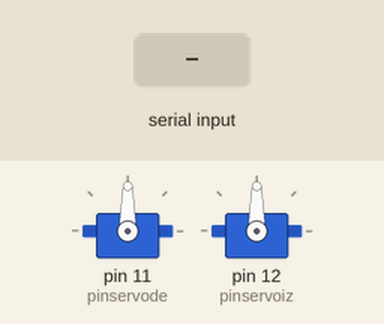
Recording of a sketch running on a simulated Arduino Uno, built with avr-gcc and run on an emulated ATmega328P. Shown: 2 × servo. Inputs (shaded band) come from the test bench.

Above: at 1.2 s.
1.3 s: "s" received over Serial
At 1.7 s:
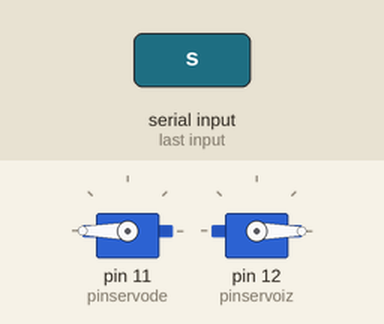
2.8 s: "w" received over Serial
At 4.0 s:
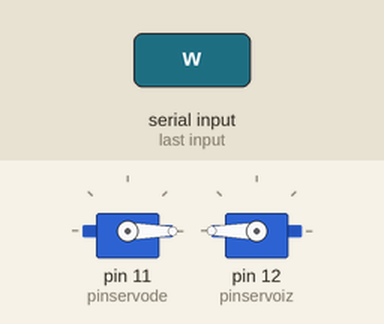
4.3 s: "d" received over Serial
At 5.2 s:
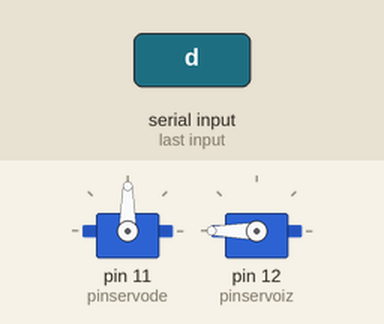
5.8 s: "a" received over Serial
At 6.3 s:
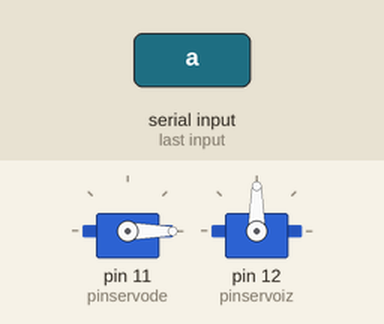
7.3 s: "q" received over Serial
At 8.7 s:
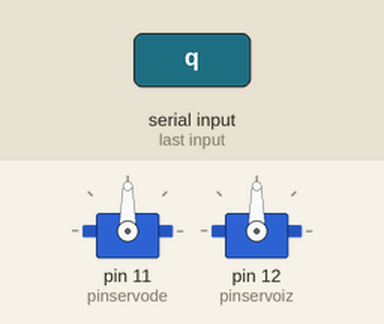
Timing chart, 0 to 9.8 s (numbered marks = the images above; inputs shaded):
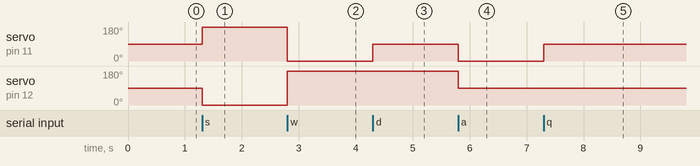

The sketch:

robotFutbolAR.ino
```cpp
#include<Servo.h>
#include<SoftwareSerial.h>
Servo servoderecho;
Servo servoizquierdo;
int pinservode = 11;
int pinservoiz = 12;
int pinmax = 2450;
int pinmin = 600;
char orden;
void setup()
{
  Serial.begin(9600);
  servoderecho.attach(pinservode,pinmin,pinmax);
  servoizquierdo.attach(pinservoiz,pinmin,pinmax);
}
void loop()
{
  Serial.available();
  orden = Serial.read();
  switch(orden)
  {
    case 's':
    servoderecho.write(180);
    servoizquierdo.write(0);
    delay(1000);
    break;
     case 'w':
    servoderecho.write(0);
    servoizquierdo.write(180);
    delay(1000);
    break;
     case 'd':
    servoderecho.write(90);
    servoizquierdo.write(180);
    delay(1000);
    break;
     case 'a':
    servoderecho.write(0);
    servoizquierdo.write(90);
    delay(1000);
    break;
     case 'q':
    servoderecho.write(90);
    servoizquierdo.write(90);
    delay(1000);
    break;
  }
}
```

Measured:
- after the input at 1.3 s, servo on pin 11 (pinservode): 90° → 180° at once; servo on pin 12 (pinservoiz): 90° → 0° at once
- after the input at 2.8 s, servo on pin 11 (pinservode): 180° → 0° at once; servo on pin 12 (pinservoiz): 0° → 180° at once
- after the input at 4.3 s, servo on pin 11 (pinservode): 0° → 90° at once
- after the input at 5.8 s, servo on pin 11 (pinservode): 90° → 0° at once; servo on pin 12 (pinservoiz): 180° → 90° at once
- after the input at 7.3 s, servo on pin 11 (pinservode): 0° → 90° at once
